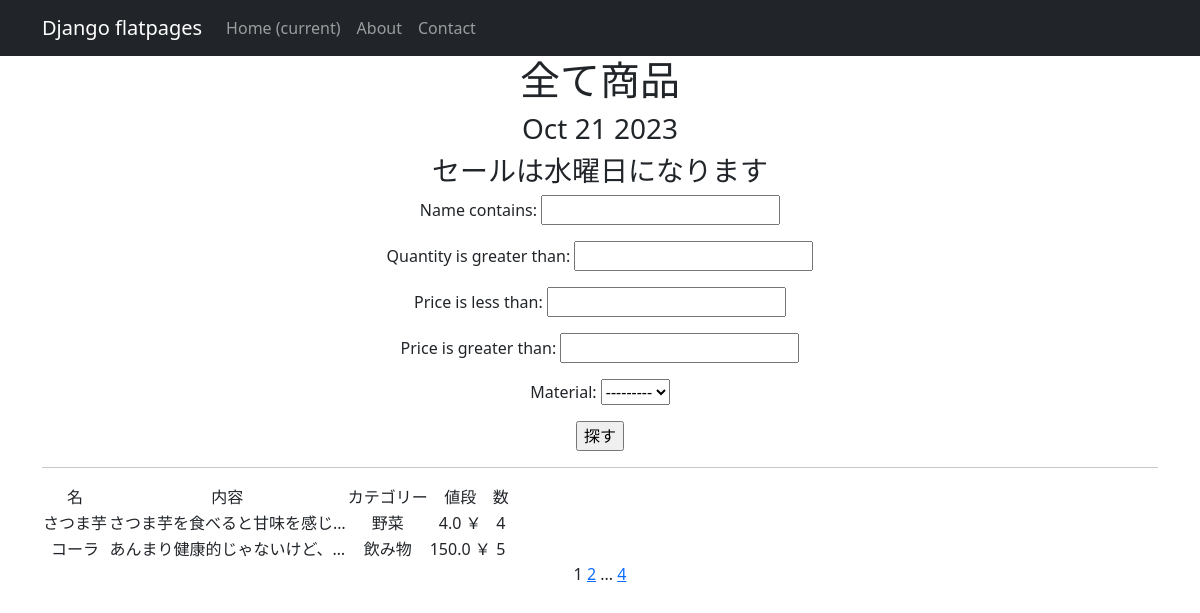
Screenshot of /products/ with the database file from the repository.
### simpleapp/models.py (models this page shows, shortened)
class Product(models.Model):
    name = models.CharField(
        max_length=50,
        unique=True, # названия товаров не должны повторяться
    )
    description = models.TextField()
    quantity = models.IntegerField(
        validators=[MinValueValidator(0)],
    )
    category = models.ForeignKey(
        to='Category',
        on_delete=models.CASCADE,
        related_name='products', # все продукты в категории будут доступны через поле products
    )
    price = models.FloatField(
        validators=[MinValueValidator(0.0)],
    )

class Category(models.Model):
    name = models.CharField(max_length=100, unique=True)

### simpleapp/views.py (the view)
# urls.py: path('', ProductsList.as_view()),
class ProductsList(ListView):
    model = Product
    ordering = 'name'
    template_name = 'products.html'
    context_object_name = 'products'
    paginate_by = 2
    def get_queryset(self):
        queryset = super().get_queryset()
        self.filterset = ProductFilter(self.request.GET, queryset)
        return self.filterset.qs
    def get_context_data(self, **kwargs):
        context = super().get_context_data(**kwargs)
        context['time_now'] = datetime.utcnow()
        context['next_sale'] = 'セールは水曜日になります'
        context['filterset'] = self.filterset
        return context

### simpleapp/templatetags/custom_filters.py (called while the page is built)
@register.filter()
def currency(value, code='en'):
   postfix = CURRENCIES_SYMBOLS[code]
   return f'{value} {postfix}'

### simpleapp/templatetags/custom_tags.py (called while the page is built)
@register.simple_tag(takes_context=True)
def url_replace(context, **kwargs):
   d = context['request'].GET.copy()
   for k, v in kwargs.items():
       d[k] = v
   return d.urlencode()

### templates/products.html (shortened to what this page needs)
{% extends 'flatpages/default.html' %}
{% load custom_filters %}!
{% load custom_tags %}
{% block content %}
   <h1>全て商品</h1>
    <h3>{{ time_now|date:'M d Y' }}</h3>
    <h3> {{ next_sale|default_if_none:"セールをもう少々お待ちください" }} </h3>
       <form action="" method="get">
       {{ filterset.form.as_p }}
       <input type="submit" value="探す" />
       </form>
   <hr>
   {% if products %}
       <table>
           <tr>
               <td>名</td>
               <td>内容</td>
               <td>カテゴリー</td>
               <td>値段</td>
               <td>数</td>
           </tr>
           {% for product in products %}
           <tr>
               <td>{{ product.name }}</td>
               <td>{{ product.description|truncatechars:15 }}</td>
               <td>{{ product.category.name }}</td>
               <td>{{ product.price|currency }}</td>
               <td>{{ product.quantity }}</td>
           </tr>
           {% endfor %}
       </table>
   {% else %}
       <h2>商品無し</h2>
   {% endif %}
   {{ page_obj.number }}
   {% if page_obj.has_next %}
       <a href="?{% url_replace page=page_obj.next_page_number %}">{{ page_obj.next_page_number }}</a>
       {% if paginator.num_pages != page_obj.next_page_number %}
           ...
           <a href="?{% url_replace page=page_obj.paginator.num_pages %}">{{ page_obj.paginator.num_pages }}</a>
       {% endif %}
   {% endif %}
{% endblock content %}

### templates/flatpages/default.html (shortened to what this page needs)
<!DOCTYPE html>
<html lang="en">
    <head>
        {% load static %}
        <link href="{% static 'css/styles.css' %}" rel="stylesheet" />
    </head>
    <body>
<nav class="navbar navbar-expand-lg navbar-dark bg-dark static-top">
   <div class="container">
       <a class="navbar-brand" href="#">Django flatpages</a>
       <div class="collapse navbar-collapse" id="navbarResponsive">
           <ul class="navbar-nav ml-auto">
               <li class="nav-item active">
                   <a class="nav-link" href="#">Home
                       <span class="sr-only">(current)</span>
                   </a>
               </li>
               <li class="nav-item">
                   <a class="nav-link" href="/about/">About</a>
               </li>
               <li class="nav-item">
                   <a class="nav-link" href="/contacts/">Contact</a>
               </li>
           </ul>
       </div>
   </div>
</nav>
        <div class="container">
             <div class="row">
                <div class="col-lg-12 text-center">
                    {% block content %}
                 {% endblock content %}
                </div>
            </div>
        </div>
    </body>
</html>

### rows the page displays
Product: name "さつま芋", description "さつま芋を食べると甘味を感じ…", category.name "野菜", price "4.0 ￥", quantity "4"
Product: name "コーラ", description "あんまり健康的じゃないけど、…", category.name "飲み物", price "150.0 ￥", quantity "5"

### other values shown
{{ time_now|date:'M d Y' }} "Oct 21 2023"
{{ next_sale|default_if_none:"セールをもう少々お待ちください" }} "セールは水曜日になります"
{{ page_obj.number }} "1"
{{ page_obj.next_page_number }} "2"
{{ page_obj.paginator.num_pages }} "4"
